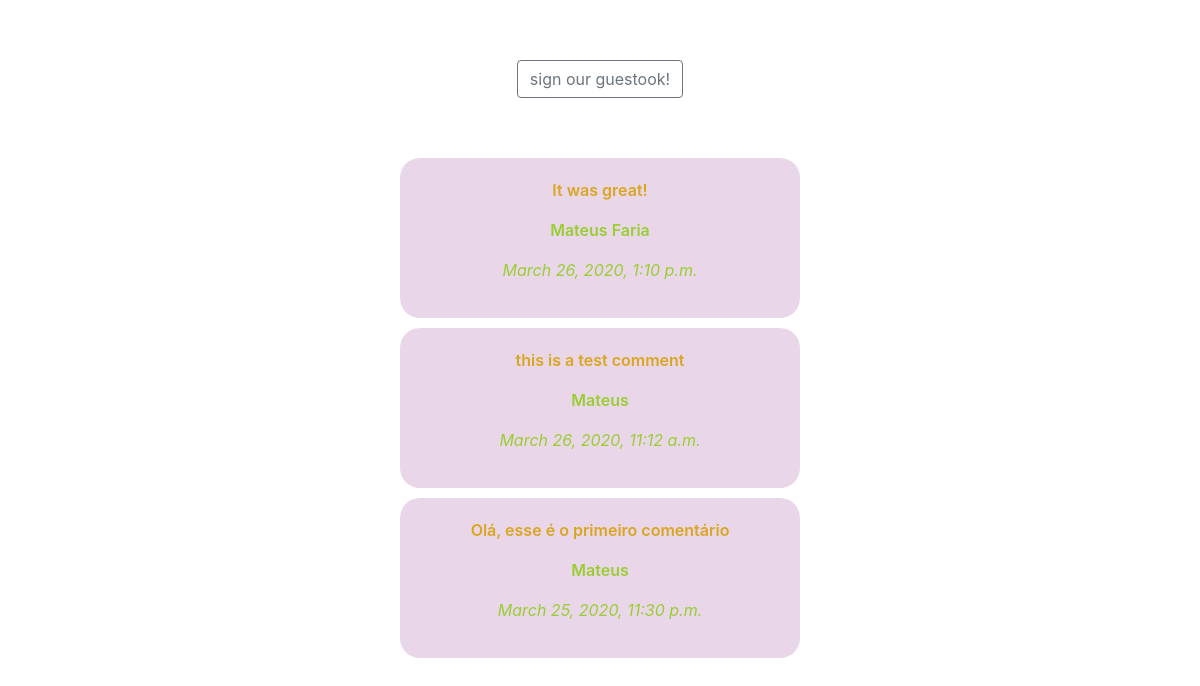
/guestbook/, run on an earlier commit of the app's database.
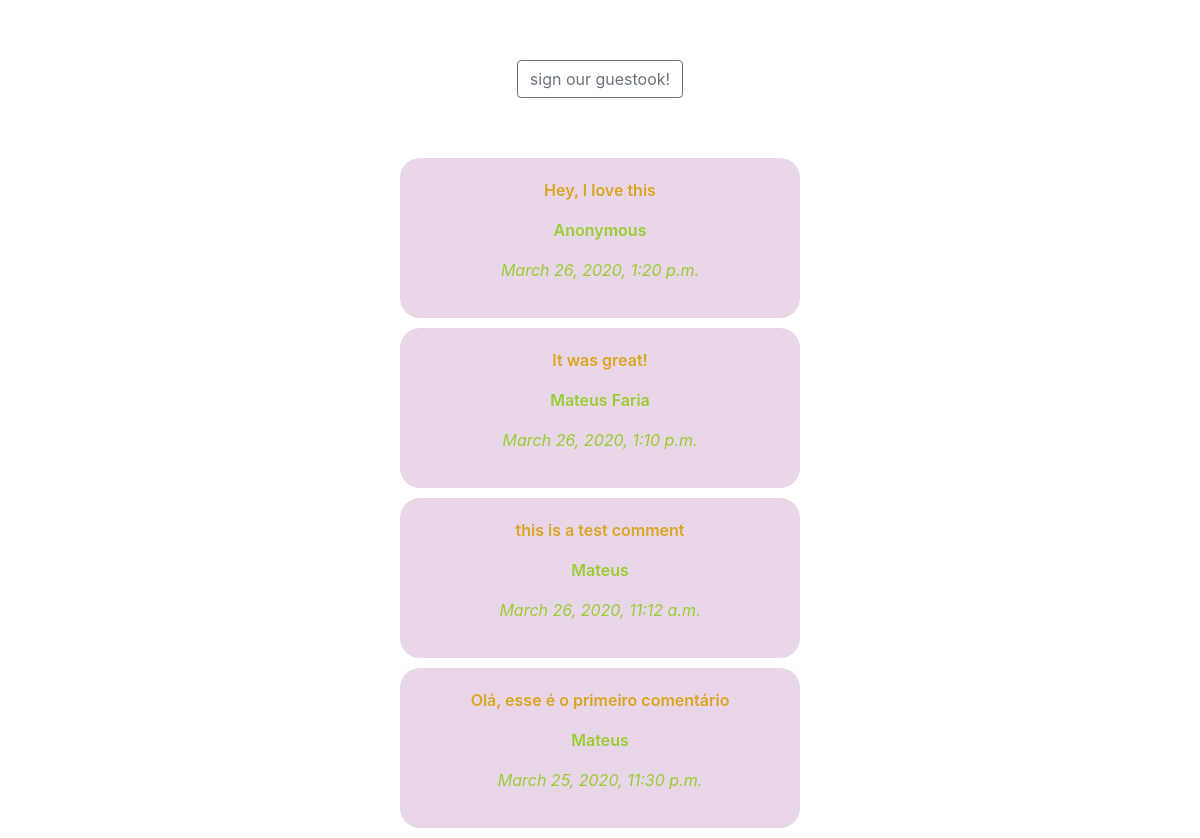
And on a later commit of the database.
### guestbook/models.py (models this page shows, shortened)
class Comment(models.Model):
    name = models.CharField(max_length = 20)
    comment = models.TextField()
    date_added = models.DateTimeField(default = timezone.now)

### guestbook/views.py (the view)
# urls.py: path('', views.index, name='index'),
def index(request):
    comments = Comment.objects.order_by('-date_added')
    context = {'comments': comments}
    return render(request, 'guestbook/index.html', context)

### guestbook/templates/guestbook/index.html (shortened to what this page needs)
{% load static %}
<!DOCTYPE html>
<head>
    <link href="{% static 'guestbook/index.css' %}" rel='stylesheet'>
    <link rel="stylesheet" href="https://stackpath.bootstrapcdn.com/bootstrap/4.1.3/css/bootstrap.min.css"
>
</head>
<body>
    <div class="wrapper">
        <a href="{% url 'sign' %}" class="btn btn-outline-secondary">sign our guestook!</a>
        {%for comment in comments%}
        <div class="comment-section">
            <p class="comment">
                {{comment.comment}}
            </p>
            <p class="name">
                {{comment.name}}
            </p>
            <p class="date">
                {{comment.date_added}} <br>
            </p>
        </div>
        {%endfor%}
    </div>
</body>

### guestbook/static/guestbook/index.css (style rules this page uses)
* { box-sizing: border-box; color: gray; }
.wrapper { max-width: 80%; margin: 0 auto; text-align: center; padding-top: 5%; }
.btn { margin-bottom: 50px; }
.comment-section { background-color: rgba(189, 133, 189, 0.329); max-width: 400px; margin: 10px auto; padding: 20px 5px; border-radius: 20px; }
.comment { color: goldenrod; font-weight: 600; }
.name { color: yellowgreen; font-weight: 600; }
.date { color: yellowgreen; font-style: italic; }

What changed in the data, as far as the page shows it:
added Comment: comment "Hey, I love this", name "Anonymous", date_added "March 26, 2020, 1:20 p.m."
